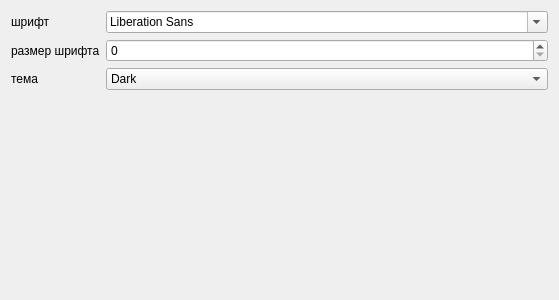
<?xml version="1.0" encoding="UTF-8"?>
<ui version="4.0">
 <class>SettingWindow</class>
 <widget class="QDialog" name="SettingWindow">
  <property name="geometry">
   <rect>
    <x>0</x>
    <y>0</y>
    <width>559</width>
    <height>300</height>
   </rect>
  </property>
  <property name="windowTitle">
   <string>настройки</string>
  </property>
  <layout class="QFormLayout" name="formLayout">
   <item row="0" column="0">
    <widget class="QLabel" name="label_2">
     <property name="text">
      <string>шрифт </string>
     </property>
    </widget>
   </item>
   <item row="0" column="1">
    <widget class="QFontComboBox" name="fontComboBox"/>
   </item>
   <item row="1" column="0">
    <widget class="QLabel" name="label">
     <property name="text">
      <string>размер шрифта</string>
     </property>
    </widget>
   </item>
   <item row="1" column="1">
    <widget class="QSpinBox" name="fontSize"/>
   </item>
   <item row="2" column="0">
    <widget class="QLabel" name="label_3">
     <property name="text">
      <string>тема</string>
     </property>
    </widget>
   </item>
   <item row="2" column="1">
    <widget class="QComboBox" name="colorTheme">
     <item>
      <property name="text">
       <string>Dark</string>
      </property>
     </item>
     <item>
      <property name="text">
       <string>Classic</string>
      </property>
     </item>
    </widget>
   </item>
  </layout>
 </widget>
 <resources/>
 <connections/>
</ui>
